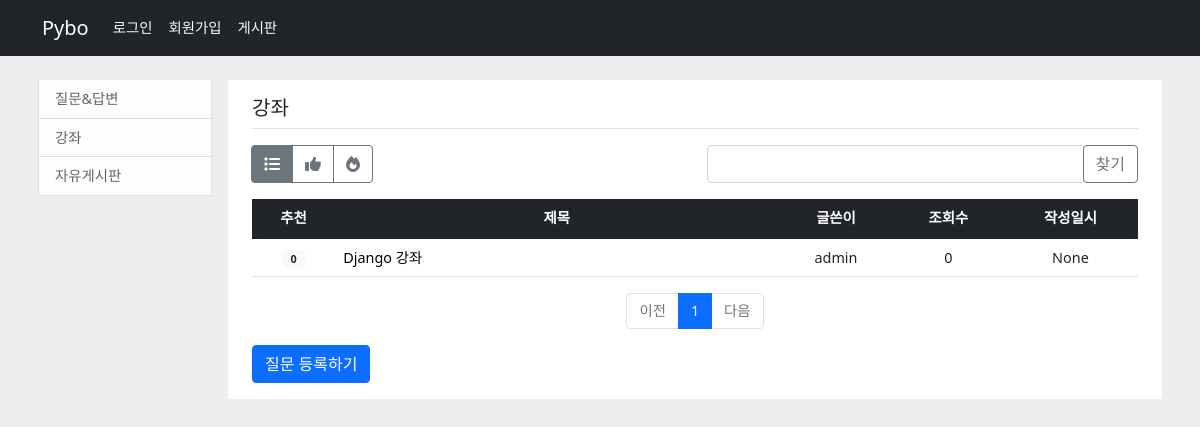
Page /pybo/question/list/2/ on the earlier database version.
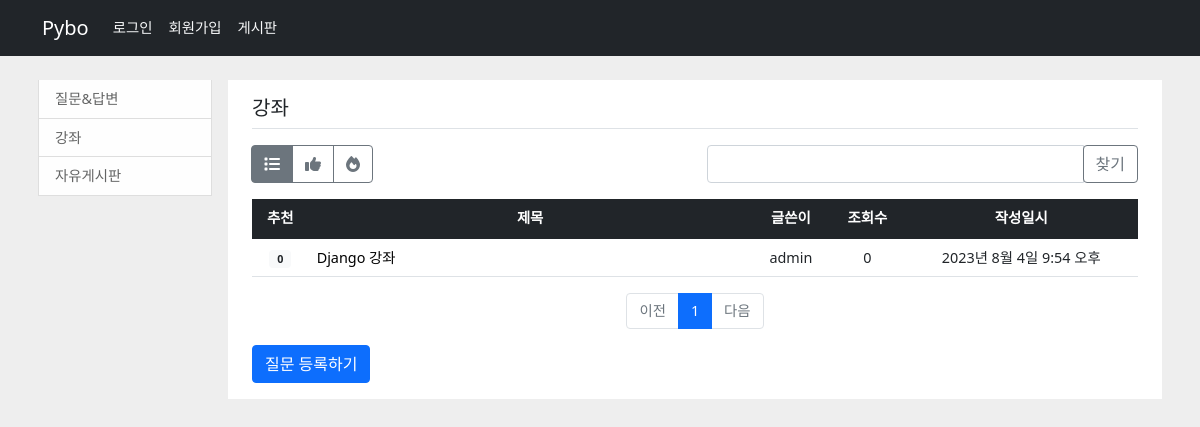
Same page on the later database version.
### pybo/models.py (models this page shows, shortened)
class Question(models.Model):
    author = models.ForeignKey(User, on_delete=models.CASCADE, related_name='author_question')
    category = models.ForeignKey(Category, on_delete=models.CASCADE, related_name='category_question')
    subject = models.CharField(max_length=200)          # 글자 수의 길이가 제한된 텍스트를 이용할 때
    content = models.TextField(null=True, default='')   # 글자 수를 제한할 수 없는 텍스트를 이용할 때
    create_date = models.DateTimeField()                # 생성된 날짜와 시간에 관계된 필드.
    modify_date = models.DateTimeField(null=True, blank=True)               # 수정 날짜
    voter = models.ManyToManyField(User, related_name='voter_question')     # 추천인 추가
    comments = models.ManyToManyField(Comment, related_name='comment_question')
    hits = models.DecimalField(max_digits=7, decimal_places=0, default=0)

### pybo/views/question_views.py (the view, shortened to what this page needs)
# urls.py: path('question/list/<int:category_id>/', question_views.question_list, name='question_list'),
def question_list(request, category_id):
    page = request.GET.get('page', '1')  # page
    kw = request.GET.get('kw', '')  # search
    sort = request.GET.get('sort', 'recent')
    category = get_object_or_404(Category, pk=category_id)
    if sort == 'recommend':
        question_list = Question.objects.filter(category=category_id).annotate(voter_count=Count('voter')).order_by('-voter_count')
    elif sort == 'hot':
        question_list = Question.objects.filter(category=category_id).order_by('-hits')
    else:
        question_list = Question.objects.filter(category=category_id).order_by('-modify_date')
    paginator = Paginator(question_list, 10)
    page_obj = paginator.get_page(page)
    context = {'question_list': page_obj, 'page': page, 'kw': kw, 'sort': sort, 'category': category}
    return render(request, 'pybo/question_list.html', context)

### templates/pybo/question_list.html (shortened to what the changed rows need)
{% extends 'base.html' %}
{% load pybo_filter %}
{% block content %}
    <div class="container mt-3" style="height: auto !important;">
        <div class="row" style="height: auto !important;">
                <div class="col-sm-12 col-md-9 col-lg-10 p-2" style="height: auto !important;">
                    <div id="content_box" style="height: auto !important;">
                        <div class="container py-3">
                            <table class="table">
                                <thead>
                                <tr class="text-center table-dark">
                                    <th>추천</th>
                                    <th style="width:50%">제목</th>
                                    <th>글쓴이</th>
                                    <th>조회수</th>
                                    <th>작성일시</th>
                                </tr>
                                </thead>
                                <tbody>
                                {% if question_list %}
                                {% for question in question_list %}
                                    <tr class="text-center">
                                        <td class="align-middle">
                                            {% if question.voter.count > 0 %}
                                            <span class="badge badge-warning px-2 py-1">{{ question.voter.count }}</span>
                                            {% else %}
                                            <span class="badge badge-light px-2 py-1">{{ question.voter.count }}</span>
                                            {% endif %}
                                        </td>
                                        <td class="text-start">
                                            <a class="text-black text-decoration-none" href="{% url 'pybo:detail' question.id %}">{{ question.subject }}</a>
                                        </td>
                                        <td>{{ question.author.username }}</td>
                                        <td>{{ question.hits }}</td>
                                        <td>{{ question.modify_date }}</td>
                                    </tr>
                                {%  endfor %}
                                {%  else %}
                                    <tr>
                                        <td colspan="4" style="text-align: center;">질문이 없습니다.</td>
                                    </tr>
                                {%  endif %}
                                </tbody>
                            </table>
                        </div>
                    </div>
                </div>
            </div>
        </div>
{% endblock %}

Differences in the rows shown:
changed Question "Django 강좌": modify_date "None" → "2023년 8월 4일 9:54 오후"
